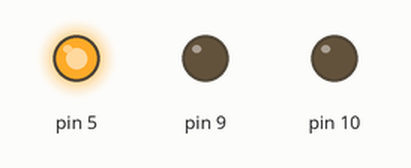
Simulated run of this sketch. Board: Arduino Leonardo, built with avr-gcc and run on an emulated ATmega32U4. On the bench: output pins drawn as LEDs (lit = HIGH).

Above: at 0.05 s.
At 0.95 s:
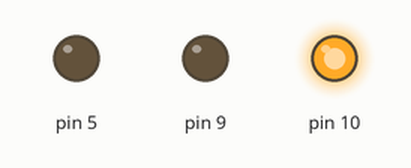
At 1.45 s:
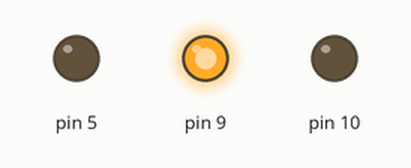
At 1.95 s:
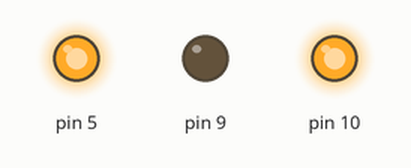
At 2.95 s:
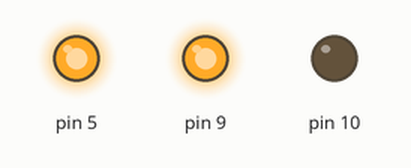
At 3.95 s:
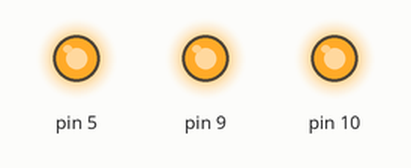
Timing chart, 0 to 5.2 s (numbered marks = the images above):
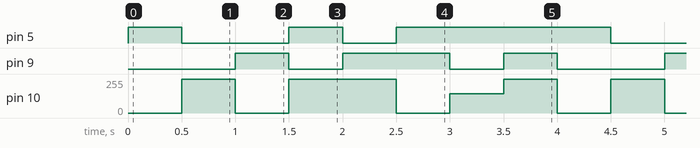

The sketch:

RGB_LED.ino
```cpp
#include <Esplora.h>

void setup(){
}

void loop(){
  Esplora.writeRGB(255,0,0); // Make LED Red
  delay(500); //Wait 1/2 second (500 ms)

  Esplora.writeRGB(0,255,0); // Make LED Green
  delay(500); // Wait 1/2 second (500 ms)

  Esplora.writeRGB(0,0,255); // Make LED Blue
  delay(500); // etc.

  Esplora.writeRGB(255,255,0); // Make LED Red+Green = Yellow
  delay(500);

  Esplora.writeRGB(0,255,255); // Make LED Green+Blue = Light Blue
  delay(500);

  Esplora.writeRGB(255,0,255); // Make LED Red+Blue = Purple
  delay(500);

  Esplora.writeRGB(255,145,0); // Make LED Custom Color: Orange
  delay(500);

  Esplora.writeRGB(255,255,255); // Make LED Red+Green+Blue = Write
  delay(500);
}

/*
RED

GREEN

BLUE

R, G

G, B

R, B

Custom: Orange;
R, G, B
*/
```

Measured:
- by itself, pin 5: repeats every 4.0 s: LOW 1.0 s, HIGH 0.50 s, LOW 0.50 s, HIGH 2.0 s
- by itself, pin 9: repeats every 4.0 s: LOW 0.50 s, HIGH 1.0 s, LOW 0.50 s, HIGH 0.50 s, LOW 1.0 s, HIGH 0.50 s
- by itself, pin 10: repeats every 4.0 s: 0/255 0.50 s, 255/255 1.0 s, 0/255 0.50 s, 145/255 0.50 s, 255/255 0.50 s, 0/255 0.50 s, 255/255 0.50 s
